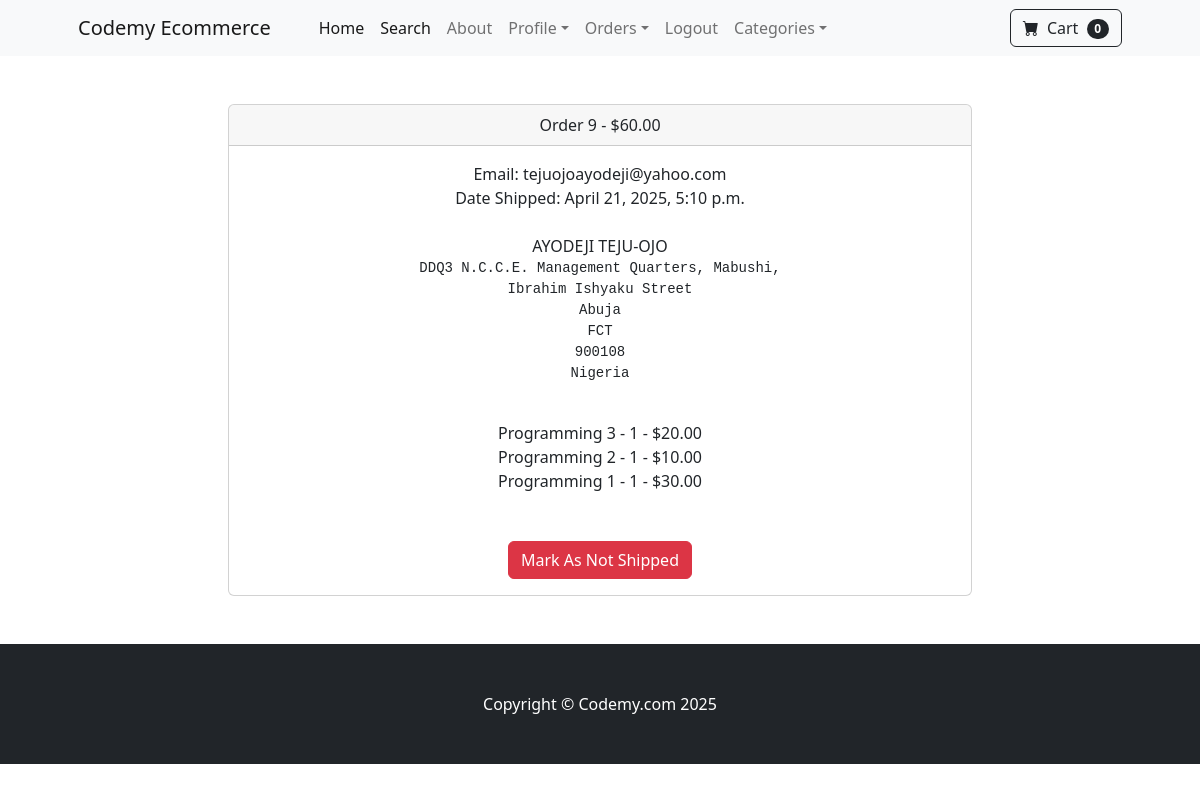
Page /payment/orders/9 (signed in) on the committed database.
### payment/models.py (models this page shows, shortened)
class Order(models.Model):
    user = models.ForeignKey(User, on_delete=models.CASCADE, null= True, blank=True)
    full_name = models.CharField(max_length=250)
    email = models.EmailField(max_length=250)
    shipping_address = models.TextField(max_length=15000)
    amount_paid = models.DecimalField(max_digits=10, decimal_places=2)
    date_ordered = models.DateTimeField(auto_now_add=True)
    shipped = models.BooleanField(default=False)
    date_shipped = models.DateTimeField(blank=True, null=True)

class OrderItem(models.Model):
    order = models.ForeignKey(Order, on_delete=models.CASCADE, null= True)
    product = models.ForeignKey(Product, on_delete=models.CASCADE, null= True)
    user = models.ForeignKey(User, on_delete=models.CASCADE, null= True, blank=True)
    quantity = models.PositiveBigIntegerField(default=1)
    price = models.DecimalField(max_digits=7, decimal_places=2)

### store/models.py (models this page shows)
class Product(models.Model):
    name = models.CharField(max_length=100)
    price = models.DecimalField(default=0, decimal_places=2, max_digits=6)
    category = models.ForeignKey(Category, on_delete=models.CASCADE, default=1)
    description = models.CharField(max_length=250, default='', null=True, blank=True)
    image = models.ImageField(upload_to='uploads/product/')
    is_sale = models.BooleanField(default=False)
    sale_price = models.DecimalField(default=0, decimal_places=2, max_digits=6)
    def __str__(self):
        return self.name

### payment/views.py (the view, shortened to what this page needs)
# urls.py: path('orders/<int:pk>', views.orders, name='orders'),
def orders(request, pk):
    if request.user.is_authenticated and request.user.is_superuser:
        order = Order.objects.get(id=pk)
        items = OrderItem.objects.filter(order=pk)
        return render(request, 'payment/orders.html', {"order": order, "items": items})
    else:
        messages.success(request, 'Access Denied!')
        return redirect('home')

### cart/cart.py (called while the page is built)
    def __len__(self):
        return len(self.cart)

### cart/context_processors.py (called while the page is built)
def cart(request):
    return {'cart': Cart(request)}

### payment/templates/payment/orders.html (shortened to what this page needs)
{% extends 'base.html' %}
{% block content %}
    <div class="container">
        <div class="row">
            <center>
                <div class="col-8">
                    <br><br>
                    <div class="card">
                        <div class="card-header">
                            Order {{ order.id }} - ${{ order.amount_paid }}
                        </div>
                        <div class="card-body">
                            Email: {{ order.email }}<br>
                            {% if order.shipped %}
                                Date Shipped: {{ order.date_shipped }}
                            {% else %}
                                Date Ordered: {{ order.date_ordered }}
                            {% endif %}
                            <br><br>
                            {{ order.full_name }} <br>
                            <pre>{{ order.shipping_address }}
                            </pre>
                            {% for item in items %}
                                {{ item.product }} - {{ item.quantity }} - ${{ item.product.price }} <br>
                            {% endfor %}
                            <br><br>
                            {% if not order.shipped %}
                                <form method="POST">
                                    {% csrf_token %}
                                    <input type="hidden" name="shipping_status" value="true">
                                    <button type="submit" class="btn btn-success">Mark As Shipped</button>
                                </form>
                            {% else %}
                                <form method="POST">
                                    <button type="submit" class="btn btn-danger">Mark As Not Shipped</button>
                                </form>
                            {% endif %}
                        </div>
                    </div>
                    <br><br>
                </div>
            </center>
        </div>
    </div>
{% endblock %}

### rows in the picture
Order: id "9", amount_paid "60.00", email "tejuojoayodeji@yahoo.com", date_shipped "April 21, 2025, 5:10 p.m.", full_name "AYODEJI TEJU-OJO", shipping_address "DDQ3 N.C.C.E. Management Quarters, Mabushi, Ibrahim Ishyaku Street Abuja FCT 900108 Nigeria"
OrderItem: product "Programming 3", quantity "1", product.price "20.00"
OrderItem: product "Programming 2", quantity "1", product.price "10.00"
OrderItem: product "Programming 1", quantity "1", product.price "30.00"

### other values in the picture
{{ cart|length }} "0"
